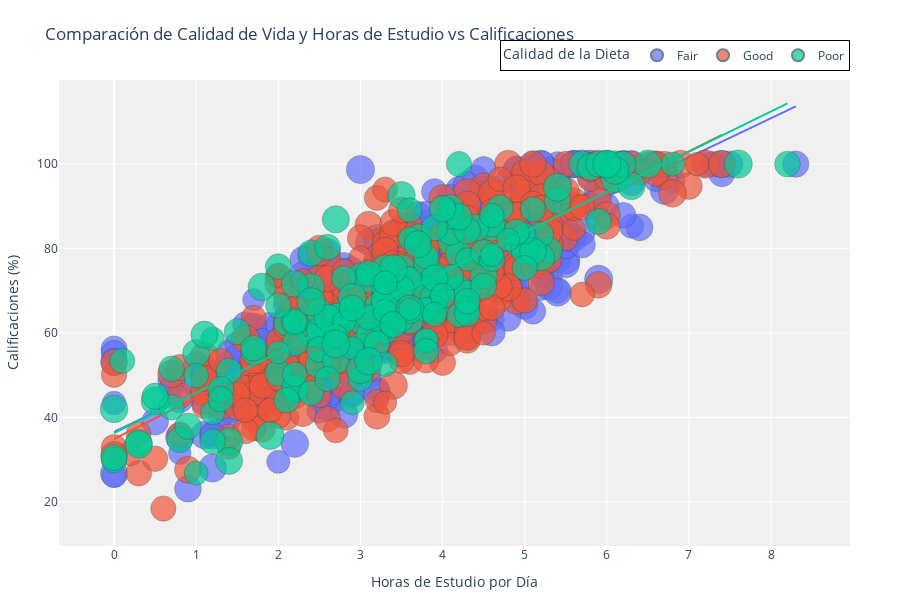

Here is the notebook cell this chart was saved with:
### Markdown cell above
Análisis por grupos: calidad de dieta y horas de estucio vs calificaciones

### Code cell
# Crear un gráfico de dispersión interactivo para comparar calidad de vida y horas de estudio vs calificaciones
fig = px.scatter(
    df,
    x='study_hours_per_day',
    y='exam_score',
    color='diet_quality',
    size='attendance_percentage',
    hover_data=['student_id', 'age', 'gender', 'mental_health_rating'],
    title='Comparación de Calidad de Vida y Horas de Estudio vs Calificaciones',
    labels={
        'study_hours_per_day': 'Horas de Estudio por Día',
        'exam_score': 'Calificaciones (%)',
        'diet_quality': 'Calidad de la Dieta',
        'attendance_percentage': 'Asistencia (%)'
    },
    height=600,
    width=900,
    trendline="ols"
)

# Personalizar el diseño para mejor visibilidad
fig.update_layout(
    plot_bgcolor='rgba(240,240,240,1)',
    legend=dict(
        bgcolor='rgba(255,255,255,0.8)',
        bordercolor='black',
        borderwidth=1,
        title=dict(text="Calidad de la Dieta"),
        orientation="h",
        yanchor="bottom",
        y=1.02,
        xanchor="right",
        x=1
    ),
    font=dict(size=12),
    margin=dict(l=50, r=50, t=80, b=50)
)

# Personalizar las trazas del gráfico
fig.update_traces(
    marker=dict(opacity=0.7, line=dict(width=0.5, color='DarkSlateGrey')),
    hovertemplate="<br>".join([
        "Horas de Estudio: %{x:.1f}",
        "Calificaciones: %{y:.1f}%",
        "Calidad de la Dieta: %{marker.color}",
        "Asistencia: %{marker.size:.1f}%",
        "<extra></extra>"
    ])
)

fig.show()

# Conclusión: Este gráfico permite observar cómo la calidad de vida (representada por la calidad de la dieta y la asistencia)
# y las horas de estudio influyen en las calificaciones.

### Figure 1 — Plotly figure (JSON) as saved in the notebook; plotly's stock layout.template omitted (floating-point values rounded to 4 significant figures; data arrays with more than 128 entries replaced by an {"elided": "..."} marker saying what was removed)
{"data": [{"customdata": {"elided": "437x4 mixed values"}, "hovertemplate": "Horas de Estudio: %{x:.1f}<br>Calificaciones: %{y:.1f}%<br>Calidad de la Dieta: %{marker.color}<br>Asistencia: %{marker.size:.1f}%<br><extra></extra>", "legendgroup": "Fair", "marker": {"color": "#636efa", "line": {"color": "DarkSlateGrey", "width": 0.5}, "opacity": 0.7, "size": {"elided": "437 float values"}, "sizemode": "area", "sizeref": 0.25, "symbol": "circle"}, "mode": "markers", "name": "Fair", "orientation": "v", "showlegend": true, "type": "scatter", "x": {"elided": "437 float values"}, "xaxis": "x", "y": {"elided": "437 float values"}, "yaxis": "y"}, {"hovertemplate": "Horas de Estudio: %{x:.1f}<br>Calificaciones: %{y:.1f}%<br>Calidad de la Dieta: %{marker.color}<br>Asistencia: %{marker.size:.1f}%<br><extra></extra>", "legendgroup": "Fair", "marker": {"color": "#636efa", "line": {"color": "DarkSlateGrey", "width": 0.5}, "opacity": 0.7, "symbol": "circle"}, "mode": "lines", "name": "Fair", "showlegend": false, "type": "scatter", "x": {"elided": "437 float values"}, "xaxis": "x", "y": {"elided": "437 float values"}, "yaxis": "y"}, {"customdata": {"elided": "378x4 mixed values"}, "hovertemplate": "Horas de Estudio: %{x:.1f}<br>Calificaciones: %{y:.1f}%<br>Calidad de la Dieta: %{marker.color}<br>Asistencia: %{marker.size:.1f}%<br><extra></extra>", "legendgroup": "Good", "marker": {"color": "#EF553B", "line": {"color": "DarkSlateGrey", "width": 0.5}, "opacity": 0.7, "size": {"elided": "378 float values"}, "sizemode": "area", "sizeref": 0.25, "symbol": "circle"}, "mode": "markers", "name": "Good", "orientation": "v", "showlegend": true, "type": "scatter", "x": {"elided": "378 float values"}, "xaxis": "x", "y": {"elided": "378 float values"}, "yaxis": "y"}, {"hovertemplate": "Horas de Estudio: %{x:.1f}<br>Calificaciones: %{y:.1f}%<br>Calidad de la Dieta: %{marker.color}<br>Asistencia: %{marker.size:.1f}%<br><extra></extra>", "legendgroup": "Good", "marker": {"color": "#EF553B", "line": {"color": "DarkSlateGrey", "width": 0.5}, "opacity": 0.7, "symbol": "circle"}, "mode": "lines", "name": "Good", "showlegend": false, "type": "scatter", "x": {"elided": "378 float values"}, "xaxis": "x", "y": {"elided": "378 float values"}, "yaxis": "y"}, {"customdata": {"elided": "185x4 mixed values"}, "hovertemplate": "Horas de Estudio: %{x:.1f}<br>Calificaciones: %{y:.1f}%<br>Calidad de la Dieta: %{marker.color}<br>Asistencia: %{marker.size:.1f}%<br><extra></extra>", "legendgroup": "Poor", "marker": {"color": "#00cc96", "line": {"color": "DarkSlateGrey", "width": 0.5}, "opacity": 0.7, "size": {"elided": "185 float values"}, "sizemode": "area", "sizeref": 0.25, "symbol": "circle"}, "mode": "markers", "name": "Poor", "orientation": "v", "showlegend": true, "type": "scatter", "x": {"elided": "185 float values"}, "xaxis": "x", "y": {"elided": "185 float values"}, "yaxis": "y"}, {"hovertemplate": "Horas de Estudio: %{x:.1f}<br>Calificaciones: %{y:.1f}%<br>Calidad de la Dieta: %{marker.color}<br>Asistencia: %{marker.size:.1f}%<br><extra></extra>", "legendgroup": "Poor", "marker": {"color": "#00cc96", "line": {"color": "DarkSlateGrey", "width": 0.5}, "opacity": 0.7, "symbol": "circle"}, "mode": "lines", "name": "Poor", "showlegend": false, "type": "scatter", "x": {"elided": "185 float values"}, "xaxis": "x", "y": {"elided": "185 float values"}, "yaxis": "y"}], "layout": {"font": {"size": 12}, "height": 600, "legend": {"bgcolor": "rgba(255,255,255,0.8)", "bordercolor": "black", "borderwidth": 1, "itemsizing": "constant", "orientation": "h", "title": {"text": "Calidad de la Dieta"}, "tracegroupgap": 0, "x": 1, "xanchor": "right", "y": 1.02, "yanchor": "bottom"}, "margin": {"b": 50, "l": 50, "r": 50, "t": 80}, "plot_bgcolor": "rgba(240,240,240,1)", "title": {"text": "Comparación de Calidad de Vida y Horas de Estudio vs Calificaciones"}, "width": 900, "xaxis": {"anchor": "y", "domain": [0, 1], "title": {"text": "Horas de Estudio por Día"}}, "yaxis": {"anchor": "x", "domain": [0, 1], "title": {"text": "Calificaciones (%)"}}}}
